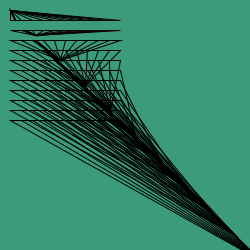
Frame 1 (no input)
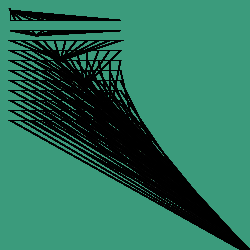
Frame 60 (the mouse pressed at the canvas centre just before this capture)
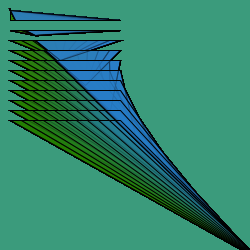
Frame 120 (the mouse held since frame 60 and released just before this capture)

The Processing sketch that drew these frames (run headless with seeded random() and noise(); from frame 60 on, the mouse is pressed at the canvas centre):

// Processing sketch: processing_26180
// ── processing_26180.pde

int x=10;
int y=10;

void setup()
{
  smooth();
  background (59,155,124,50);
  frameRate (30);
  size(250,250);
}

void draw()
{
//noStroke();
  fill(142,59,155);
  for (int j = 0; j<= 10; j++)
    for (int i = 0; i <= 10; i++)
    {
      fill( 45-i, mouseX, j*20,mouseY);
      if (i >= 500)
      {
        i = 0;
        x=20;
      }

      triangle (x+(25*i),y+(25*i),((j+10)+(x*j)),((y+10)+(y*i)),((x+5)+(x*i)),((y+10)+(y*i)));
    }
}
